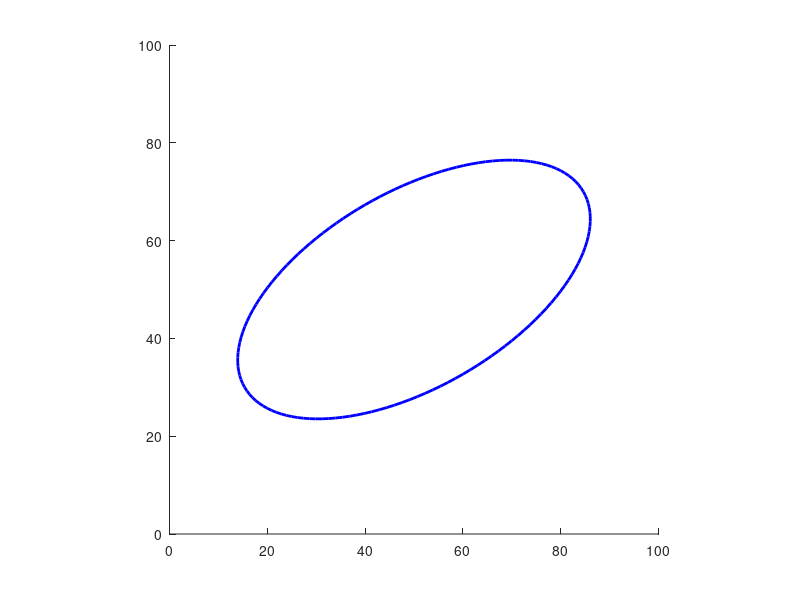
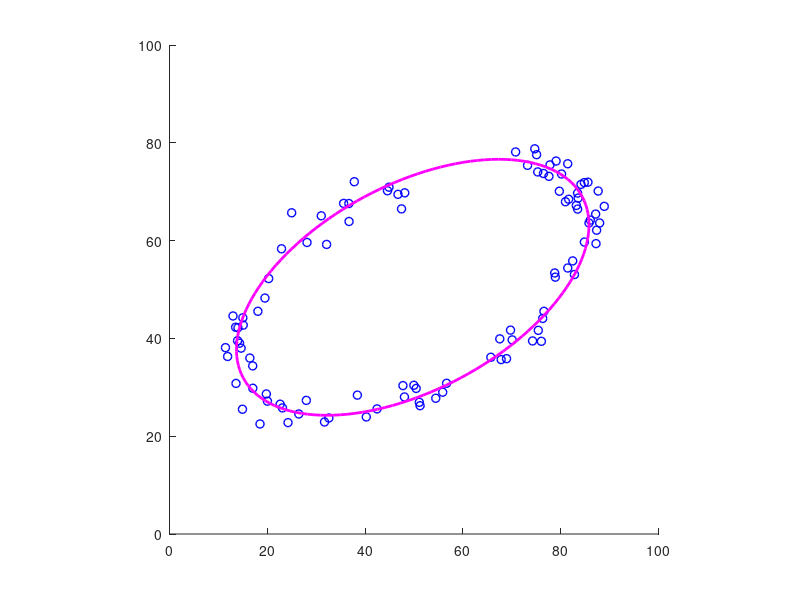
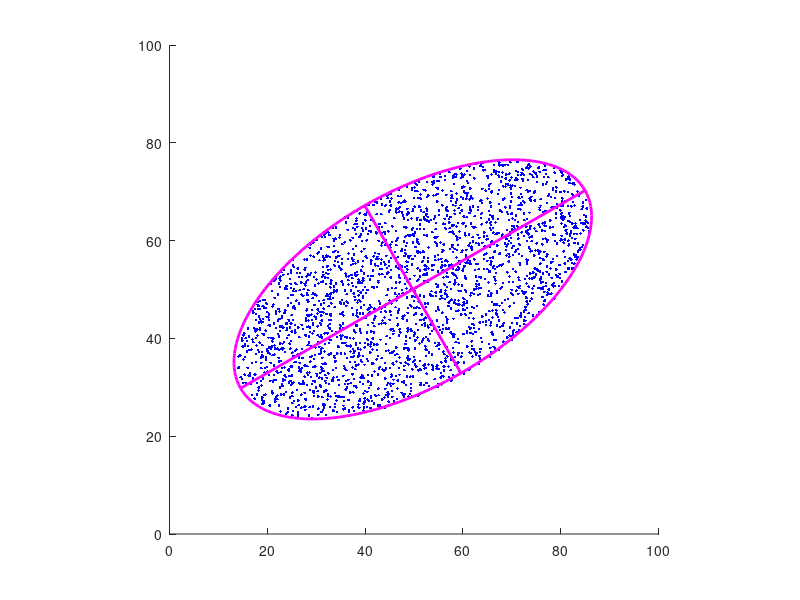

These charts were generated, in order, by the following MATLAB code:
% Demo script on various ways to create an ellipse.
%
%   output = create_ellipse_demo(input)
%
%   Example
%   create_ellipse_demo
%
%   See also
%
 
% ------
% Author: David Legland
% e-mail: david.legland@inrae.fr
% INRAE - BIA Research Unit - BIBS Platform (Nantes)
% Created: 2022-09-09,    using Matlab 9.12.0.1884302 (R2022a)
% Copyright 2022 INRAE.


%% Use explicit representation

center = [50 50];
radii = [40 20];
theta = 30;
elli0 = [center radii theta];

figure; hold on; axis square; axis([0 100 0 100]);
drawEllipse(elli0, 'lineWidth', 2, 'color', 'b');


%% Fit an ellipse to a set of points

% choose several points on the ellipse, and add some noise
nPoints = 100;
ti = rand(nPoints, 1) * 2 * pi;
pts = ellipsePoint(elli0, ti) + randn(nPoints, 2) * 2;

% fit the ellipse to the set of points
elli = fitEllipse(pts);

% display points and fit result
figure; hold on; axis square; axis([0 100 0 100]);
drawPoint(pts, 'linewidth', 1, 'color', 'b');
drawEllipse(elli, 'lineWidth', 2, 'color', 'm');


%% Equivalent ellipse from a set of points

% generate random points within the ellipse, 
% with a density equal to 1 (1 point per unit square on average)
nPoints = round(ellipseArea(elli));
pts0 = zeros(nPoints, 2);
for iPoint = 1:nPoints
    while true
        pt = rand([1 2]) * 100;
        if isPointInEllipse(pt, elli0)
            pts(iPoint,:) = pt;
            break;
        end
    end
end

% computes equivalent ellipse
elli = equivalentEllipse(pts);

% display result
figure; hold on; axis square; axis([0 100 0 100]);
drawPoint(pts, 'b.');
drawEllipse(elli, 'lineWidth', 2, 'color', 'm');
drawEllipseAxes(elli, 'lineWidth', 2, 'color', 'm');
